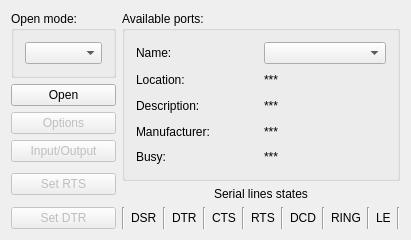
<?xml version="1.0" encoding="UTF-8"?>
<ui version="4.0">
 <class>MainWidget</class>
 <widget class="QWidget" name="MainWidget">
  <property name="geometry">
   <rect>
    <x>0</x>
    <y>0</y>
    <width>411</width>
    <height>240</height>
   </rect>
  </property>
  <property name="windowTitle">
   <string>Simple GUI application for demonstrating the use of QSerialDevice.</string>
  </property>
  <layout class="QGridLayout" name="gridLayout_2">
   <item row="0" column="0">
    <widget class="QGroupBox" name="modeGroupBox">
     <property name="title">
      <string>Open mode:</string>
     </property>
     <layout class="QVBoxLayout" name="verticalLayout">
      <item>
       <widget class="QComboBox" name="modeComboBox"/>
      </item>
     </layout>
    </widget>
   </item>
   <item row="0" column="1" rowspan="5">
    <widget class="QGroupBox" name="infoGroupBox">
     <property name="title">
      <string>Available ports:</string>
     </property>
     <layout class="QGridLayout" name="gridLayout">
      <item row="0" column="0">
       <widget class="QLabel" name="label_1">
        <property name="text">
         <string>Name:</string>
        </property>
       </widget>
      </item>
      <item row="0" column="1">
       <widget class="QComboBox" name="boxName"/>
      </item>
      <item row="1" column="0">
       <widget class="QLabel" name="label_2">
        <property name="text">
         <string>Location:</string>
        </property>
       </widget>
      </item>
      <item row="1" column="1">
       <widget class="QLabel" name="lbLocation">
        <property name="text">
         <string>***</string>
        </property>
       </widget>
      </item>
      <item row="2" column="0">
       <widget class="QLabel" name="label_3">
        <property name="text">
         <string>Description:</string>
        </property>
       </widget>
      </item>
      <item row="2" column="1">
       <widget class="QLabel" name="lbDescr">
        <property name="text">
         <string>***</string>
        </property>
       </widget>
      </item>
      <item row="3" column="0">
       <widget class="QLabel" name="label_4">
        <property name="text">
         <string>Manufacturer:</string>
        </property>
       </widget>
      </item>
      <item row="3" column="1">
       <widget class="QLabel" name="lbMfg">
        <property name="text">
         <string>***</string>
        </property>
       </widget>
      </item>
      <item row="4" column="0">
       <widget class="QLabel" name="label_5">
        <property name="text">
         <string>Busy:</string>
        </property>
       </widget>
      </item>
      <item row="4" column="1">
       <widget class="QLabel" name="lbBusy">
        <property name="text">
         <string>***</string>
        </property>
       </widget>
      </item>
     </layout>
    </widget>
   </item>
   <item row="1" column="0">
    <widget class="QPushButton" name="controlButton">
     <property name="text">
      <string>Open</string>
     </property>
    </widget>
   </item>
   <item row="2" column="0">
    <widget class="QPushButton" name="optionsButton">
     <property name="enabled">
      <bool>false</bool>
     </property>
     <property name="text">
      <string>Options</string>
     </property>
    </widget>
   </item>
   <item row="3" column="0">
    <widget class="QPushButton" name="ioButton">
     <property name="enabled">
      <bool>false</bool>
     </property>
     <property name="text">
      <string>Input/Output</string>
     </property>
    </widget>
   </item>
   <item row="4" column="0" rowspan="2">
    <widget class="QPushButton" name="rtsButton">
     <property name="enabled">
      <bool>false</bool>
     </property>
     <property name="text">
      <string>Set RTS</string>
     </property>
    </widget>
   </item>
   <item row="5" column="1">
    <widget class="QLabel" name="lineLabel">
     <property name="text">
      <string>Serial lines states</string>
     </property>
     <property name="alignment">
      <set>Qt::AlignCenter</set>
     </property>
    </widget>
   </item>
   <item row="6" column="0">
    <widget class="QPushButton" name="dtrButton">
     <property name="enabled">
      <bool>false</bool>
     </property>
     <property name="text">
      <string>Set DTR</string>
     </property>
    </widget>
   </item>
   <item row="6" column="1">
    <layout class="QHBoxLayout" name="horizontalLayout">
     <item>
      <widget class="Line" name="line1">
       <property name="orientation">
        <enum>Qt::Vertical</enum>
       </property>
      </widget>
     </item>
     <item>
      <widget class="QLabel" name="dsrLabel">
       <property name="text">
        <string>DSR</string>
       </property>
      </widget>
     </item>
     <item>
      <widget class="Line" name="line2">
       <property name="orientation">
        <enum>Qt::Vertical</enum>
       </property>
      </widget>
     </item>
     <item>
      <widget class="QLabel" name="dtrLabel">
       <property name="text">
        <string>DTR</string>
       </property>
      </widget>
     </item>
     <item>
      <widget class="Line" name="line">
       <property name="orientation">
        <enum>Qt::Vertical</enum>
       </property>
      </widget>
     </item>
     <item>
      <widget class="QLabel" name="ctsLabel">
       <property name="text">
        <string>CTS</string>
       </property>
      </widget>
     </item>
     <item>
      <widget class="Line" name="line_2">
       <property name="orientation">
        <enum>Qt::Vertical</enum>
       </property>
      </widget>
     </item>
     <item>
      <widget class="QLabel" name="rtsLabel">
       <property name="text">
        <string>RTS</string>
       </property>
      </widget>
     </item>
     <item>
      <widget class="Line" name="line_3">
       <property name="orientation">
        <enum>Qt::Vertical</enum>
       </property>
      </widget>
     </item>
     <item>
      <widget class="QLabel" name="dcdLabel">
       <property name="text">
        <string>DCD</string>
       </property>
      </widget>
     </item>
     <item>
      <widget class="Line" name="line3">
       <property name="orientation">
        <enum>Qt::Vertical</enum>
       </property>
      </widget>
     </item>
     <item>
      <widget class="QLabel" name="ringLabel">
       <property name="text">
        <string>RING</string>
       </property>
      </widget>
     </item>
     <item>
      <widget class="Line" name="line_4">
       <property name="orientation">
        <enum>Qt::Vertical</enum>
       </property>
      </widget>
     </item>
     <item>
      <widget class="QLabel" name="leLabel">
       <property name="text">
        <string>LE</string>
       </property>
      </widget>
     </item>
     <item>
      <widget class="Line" name="line_5">
       <property name="orientation">
        <enum>Qt::Vertical</enum>
       </property>
      </widget>
     </item>
    </layout>
   </item>
  </layout>
 </widget>
 <layoutdefault spacing="6" margin="11"/>
 <resources/>
 <connections/>
</ui>
